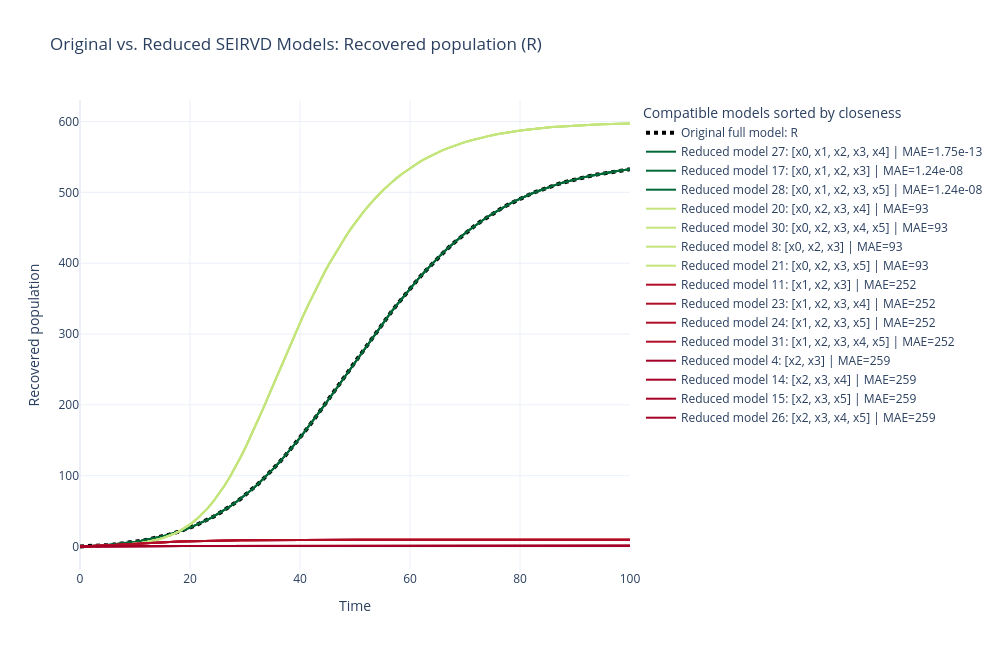

This figure's notebook cell:
### Markdown cell above
## Recovered Population ($R=x_3$)

The recovered population represents people who have moved out of the infected group. Tracking this variable helps measure recovery and the cumulative effect of the outbreak.

### Code cell
recovered_results = plot_reduced_models_for_state(3)
